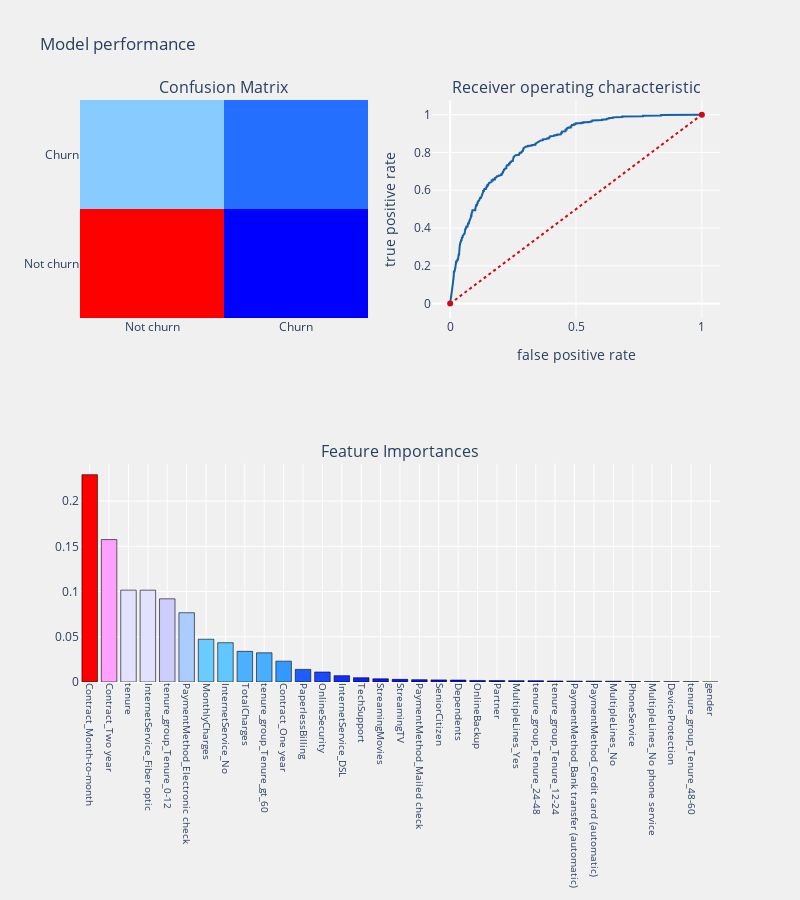

Write notebook code for a chart like this one.
### Markdown cell above
### 5.3 Random Forest Classifier

### Code cell
from sklearn.ensemble import RandomForestClassifier
#function attributes
#columns - column used
#nf_estimators - The number of trees in the forest.
#estimated_tree - tree number to be displayed
#maximum_depth - depth of the tree
#criterion_type - split criterion type ["gini" or "entropy"]
#Model performance - prints performance of model
def plot_tree_randomforest(columns,nf_estimators,
                            estimated_tree,maximum_depth,
                            criterion_type,model_performance = None) :

    dataframe = df_telcom_og[columns + target_col].copy()

    #train and test datasets
    rf_x = dataframe[[i for i in columns if i not in target_col]]
    rf_y = dataframe[target_col]

    #random forest classifier
    rfc = RandomForestClassifier(n_estimators = nf_estimators,
                                    max_depth = maximum_depth,
                                    criterion = criterion_type,
                                )
    rfc.fit(rf_x,rf_y)

    estimated_tree = rfc.estimators_[estimated_tree]

    #model performance
    if model_performance == True :
        telecom_churn_prediction(rfc,
                                rf_x,test_X[columns],
                                rf_y,test_Y,
                                columns,"features",threshold_plot = True)

cols1 = [ i for i in train_X.columns if i not in target_col + Id_col]
plot_tree_randomforest(cols1,100,99,3,"entropy",True)

### Figure 1 — Plotly figure (JSON) as saved in the notebook; plotly's stock layout.template omitted (floating-point values rounded to 4 significant figures; data arrays with more than 128 entries replaced by an {"elided": "..."} marker saying what was removed)
{"data": [{"colorscale": [[0, "rgb(0,0,255)"], [0.1, "rgb(51,153,255)"], [0.2, "rgb(102,204,255)"], [0.3, "rgb(153,204,255)"], [0.4, "rgb(204,204,255)"], [0.5, "rgb(255,255,255)"], [0.6, "rgb(255,204,255)"], [0.7, "rgb(255,153,255)"], [0.8, "rgb(255,102,204)"], [0.9, "rgb(255,102,102)"], [1, "rgb(255,0,0)"]], "name": "matrix", "showscale": false, "type": "heatmap", "x": ["Not churn", "Churn"], "xaxis": "x", "y": ["Not churn", "Churn"], "yaxis": "y", "z": [[1222, 46], [359, 131]]}, {"line": {"color": "rgb(22, 96, 167)", "width": 2}, "name": "Roc : 0.6155346681259254", "type": "scatter", "x": {"elided": "572 float values"}, "xaxis": "x2", "y": {"elided": "572 float values"}, "yaxis": "y2"}, {"line": {"color": "rgb(205, 12, 24)", "dash": "dot", "width": 2}, "type": "scatter", "x": [0, 1], "xaxis": "x2", "y": [0, 1], "yaxis": "y2"}, {"marker": {"color": [0.2292, 0.1575, 0.1016, 0.1015, 0.09196, 0.07659, 0.04728, 0.04345, 0.03388, 0.03226, 0.02304, 0.01396, 0.01103, 0.006996, 0.004717, 0.003498, 0.002933, 0.002573, 0.002338, 0.002137, 0.001726, 0.001521, 0.001483, 0.001423, 0.001119, 0.000954, 0.0009339, 0.0008405, 0.0005353, 0.0003811, 0.0003196, 0.0003078, 1.952e-05], "colorscale": [[0, "rgb(0,0,255)"], [0.1, "rgb(51,153,255)"], [0.2, "rgb(102,204,255)"], [0.3, "rgb(153,204,255)"], [0.4, "rgb(204,204,255)"], [0.5, "rgb(255,255,255)"], [0.6, "rgb(255,204,255)"], [0.7, "rgb(255,153,255)"], [0.8, "rgb(255,102,204)"], [0.9, "rgb(255,102,102)"], [1, "rgb(255,0,0)"]], "line": {"color": "black", "width": 0.6}}, "name": "coefficients", "type": "bar", "x": ["Contract_Month-to-month", "Contract_Two year", "tenure", "InternetService_Fiber optic", "tenure_group_Tenure_0-12", "PaymentMethod_Electronic check", "MonthlyCharges", "InternetService_No", "TotalCharges", "tenure_group_Tenure_gt_60", "Contract_One year", "PaperlessBilling", "OnlineSecurity", "InternetService_DSL", "TechSupport", "StreamingMovies", "StreamingTV", "PaymentMethod_Mailed check", "SeniorCitizen", "Dependents", "OnlineBackup", "Partner", "MultipleLines_Yes", "tenure_group_Tenure_24-48", "tenure_group_Tenure_12-24", "PaymentMethod_Bank transfer (automatic)", "PaymentMethod_Credit card (automatic)", "MultipleLines_No", "PhoneService", "MultipleLines_No phone service", "DeviceProtection", "tenure_group_Tenure_48-60", "gender"], "xaxis": "x3", "y": [0.2292, 0.1575, 0.1016, 0.1015, 0.09196, 0.07659, 0.04728, 0.04345, 0.03388, 0.03226, 0.02304, 0.01396, 0.01103, 0.006996, 0.004717, 0.003498, 0.002933, 0.002573, 0.002338, 0.002137, 0.001726, 0.001521, 0.001483, 0.001423, 0.001119, 0.000954, 0.0009339, 0.0008405, 0.0005353, 0.0003811, 0.0003196, 0.0003078, 1.952e-05], "yaxis": "y3"}], "layout": {"annotations": [{"font": {"size": 16}, "showarrow": false, "text": "Confusion Matrix", "x": 0.225, "xanchor": "center", "xref": "paper", "y": 1, "yanchor": "bottom", "yref": "paper"}, {"font": {"size": 16}, "showarrow": false, "text": "Receiver operating characteristic", "x": 0.775, "xanchor": "center", "xref": "paper", "y": 1, "yanchor": "bottom", "yref": "paper"}, {"font": {"size": 16}, "showarrow": false, "text": "Feature Importances", "x": 0.5, "xanchor": "center", "xref": "paper", "y": 0.375, "yanchor": "bottom", "yref": "paper"}], "autosize": false, "height": 900, "margin": {"b": 195}, "paper_bgcolor": "rgba(240,240,240, 0.95)", "plot_bgcolor": "rgba(240,240,240, 0.95)", "showlegend": false, "title": {"text": "Model performance"}, "width": 800, "xaxis": {"anchor": "y", "domain": [0, 0.45]}, "xaxis2": {"anchor": "y2", "domain": [0.55, 1], "title": {"text": "false positive rate"}}, "xaxis3": {"anchor": "y3", "domain": [0, 1], "showgrid": true, "tickangle": 90, "tickfont": {"size": 10}}, "yaxis": {"anchor": "x", "domain": [0.625, 1]}, "yaxis2": {"anchor": "x2", "domain": [0.625, 1], "title": {"text": "true positive rate"}}, "yaxis3": {"anchor": "x3", "domain": [0, 0.375]}}}
